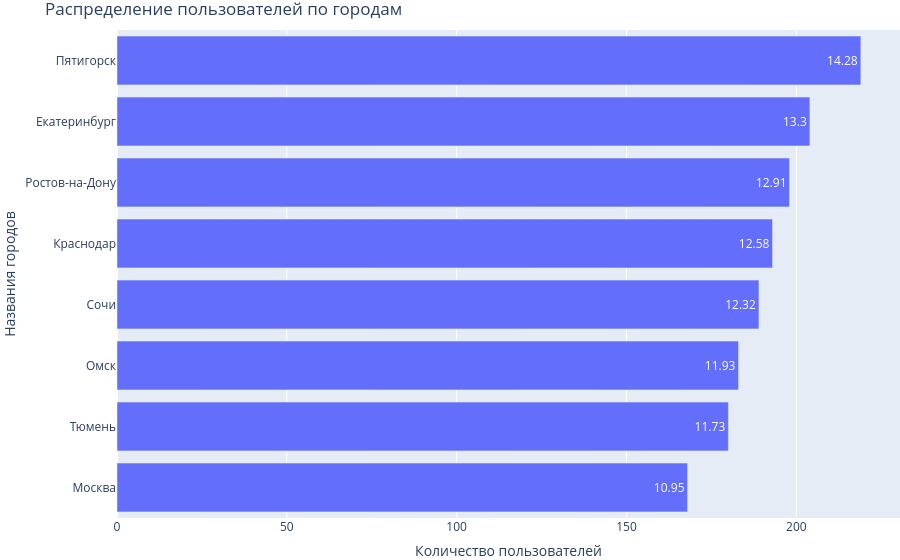

Source (notebook cell):
### Markdown cell above
<div class="alert alert-info">✔️ <b>Ок, спасибо</b> 

Я сначала её и использовала, но потом подумала, что круговая нагляднее демонстрирует небольшую разницу долей пользователей по городам.  Ниже добавила bar с городами. </div>

### Code cell
fig = px.bar(users_pivot_city, x="count_of_users", y="city", text="%_share_of_city")
fig.update_layout(
    legend_orientation="h",
    legend=dict(x=0.5, xanchor="center"),
    title="Распределение пользователей по городам",
    xaxis_title="Количество пользователей",
    yaxis_title="Названия городов",
    margin=dict(l=0, r=0, t=30, b=0),
)
fig.show()

### Figure 1 — Plotly figure (JSON) as saved in the notebook; plotly's stock layout.template omitted (floating-point values rounded to 4 significant figures)
{"data": [{"alignmentgroup": "True", "hovertemplate": "count_of_users=%{x}<br>city=%{y}<br>%_share_of_city=%{text}<extra></extra>", "legendgroup": "", "marker": {"color": "#636efa", "pattern": {"shape": ""}}, "name": "", "offsetgroup": "", "orientation": "h", "showlegend": false, "text": [10.95, 11.73, 11.93, 12.32, 12.58, 12.91, 13.3, 14.28], "textposition": "auto", "type": "bar", "x": [168, 180, 183, 189, 193, 198, 204, 219], "xaxis": "x", "y": ["Москва", "Тюмень", "Омск", "Сочи", "Краснодар", "Ростов-на-Дону", "Екатеринбург", "Пятигорск"], "yaxis": "y"}], "layout": {"barmode": "relative", "legend": {"orientation": "h", "tracegroupgap": 0, "x": 0.5, "xanchor": "center"}, "margin": {"b": 0, "l": 0, "r": 0, "t": 30}, "title": {"text": "Распределение пользователей по городам"}, "xaxis": {"anchor": "y", "domain": [0, 1], "title": {"text": "Количество пользователей"}}, "yaxis": {"anchor": "x", "domain": [0, 1], "title": {"text": "Названия городов"}}}}
